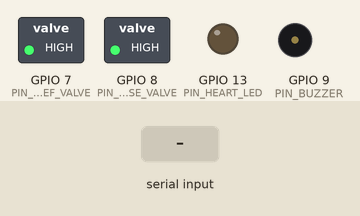
Simulated run of this sketch. Board: ESP32-S3. On the bench: switched loads named in the sketch (green lamp = pin HIGH), output pins drawn as LEDs (lit = HIGH), buzzer (waves = sounding). Dashed ring = blinking. Inputs (shaded band) come from the test bench. What the sketch prints to the serial monitor is not drawn.

Above: at 1.2 s.
1.3 s: "0\n" received over Serial
At 1.9 s:
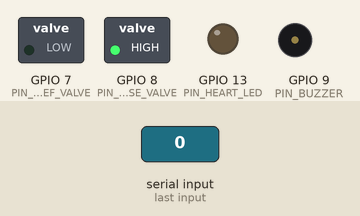
2.8 s: "90,45,200\n" received over Serial
At 3.53 s:
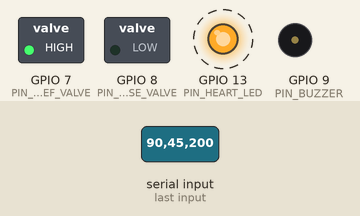
5.8 s: "BPM:0\n" received over Serial
At 6.1 s:
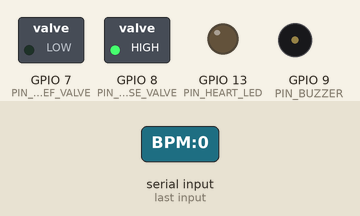
7.3 s: "30,150,10\n" received over Serial
At 8.4 s:
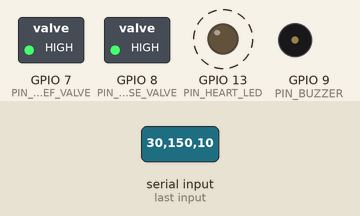
Timing chart, 0 to 11.1 s (numbered marks = the images above; inputs shaded):
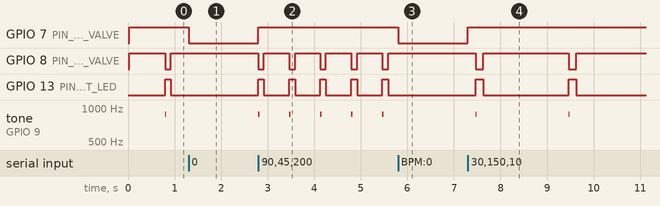

Measured:
- after the input at 1.3 s, GPIO 7 (PIN_RELIEF_VALVE): HIGH → LOW at once; GPIO 8 (PIN_PULSE_VALVE): stops changing and stays HIGH; GPIO 13 (PIN_HEART_LED): stops changing and stays LOW; tone on GPIO 9 (PIN_BUZZER): stops changing and stays silent
- after the input at 2.8 s, GPIO 7 (PIN_RELIEF_VALVE): LOW → HIGH at once; GPIO 8 (PIN_PULSE_VALVE): alternates HIGH for 0.55 s and LOW for 0.12 s, starting at once; GPIO 13 (PIN_HEART_LED): alternates HIGH for 0.12 s and LOW for 0.55 s, starting at once; tone on GPIO 9 (PIN_BUZZER): alternates 880 Hz for 0.03 s and silent for 0.64 s, starting at once
- after the input at 5.8 s, GPIO 7 (PIN_RELIEF_VALVE): HIGH → LOW at once; GPIO 8 (PIN_PULSE_VALVE): stops changing and stays HIGH; GPIO 13 (PIN_HEART_LED): stops changing and stays LOW; tone on GPIO 9 (PIN_BUZZER): stops changing and stays silent
- after the input at 7.3 s, GPIO 7 (PIN_RELIEF_VALVE): LOW → HIGH at once; GPIO 8 (PIN_PULSE_VALVE): alternates HIGH for 1.8 s and LOW for 0.16 s, starting after 0.16 s

The sketch:

vital_manikin_pulse_controller.ino
```cpp
/**
 * ======================================================================================
 * GD/H126 TIBBIY MANIKEN VA ICU VITAL MONITOR HAVO PULSATORI (WEB-SYNC)
 *
 * Vazifasi: Veb-saytdagi tugmalar bosilganda real vaqtda havo nasosi va rele orqali
 *           bo'yin va bilak shlanglarida tomir urishini (BPM) o'zgartirish.
 *
 * Aloqa: USB Serial (115200 bod) yoki ESP32 UART / Web Serial API
 * ======================================================================================
 */

// ==================== RELE MODULI POLARITETI ====================
// Ko'pchilik Arduino 2/4/8 kanalli ko'k rele modullari (Optopara bilan) Active-LOW bo'ladi!
// Agar sizning relengizda LOW berganda shiqillab yonsa -> RELAY_ACTIVE_LOW = true
// Agar HIGH berganda yonsa -> RELAY_ACTIVE_LOW = false
#define RELAY_ACTIVE_LOW    true

#if RELAY_ACTIVE_LOW
  #define RELAY_ON   LOW
  #define RELAY_OFF  HIGH
#else
  #define RELAY_ON   HIGH
  #define RELAY_OFF  LOW
#endif

// ==================== PINLARNI SOZLASH ====================
#define PIN_PULSE_VALVE   8   // Bo'yin/bilak tomir puls relesi (D8)
#define PIN_RELIEF_VALVE  7   // Ortiqcha bosimni chiqarish / havoni boshqarish solinoid klapani (D7)
#define PIN_HEART_LED     13  // Bortdagi puls LED indikatori (D13)
#define PIN_BUZZER        9   // Monitor beeper tovushi (D9 - Ixtiyoriy)

// ==================== PULS VA BOSIM MOTORIKASI ====================
int targetBPM = 75;                // Veb-saytdan kelgan BPM (0 = Asistoliya/Puls to'xtagan)
int pulseDurationMs = 120;         // Tomirning shishib turish vaqti (ms)
bool isPulseActive = false;        // Hozir D8 puls klapani ochiqmi?
unsigned long lastBeatTime = 0;    // Oxirgi puls vaqti
unsigned long pulseStartTime = 0;  // Klapan ochilgan vaqt
unsigned long nextIntervalMs = 800;// Keyingi zarbagacha bo'lgan vaqt

String inputBuffer = "";           // Veb-saytdan kelayotgan buyruq buferi

// ==================== SETUP ====================
void setup() {
  Serial.begin(115200);
  Serial.println(F("\n========================================================"));
  Serial.println(F("GD/H126 VITAL MONITOR: D7 BOSIM SOLINOIDI & D8 PULS RELESI"));
  Serial.println(F("Kompressor: Doimiy ishlaydi"));
  Serial.println(F("D7: Bosimni chiqarish klapani | D8: Tomir puls klapani"));
  Serial.println(F("Buyruqlar: 0, BPM:75, BPM:135, PUMP:OFF, PUMP:ON, D7:ON, D7:OFF"));
  Serial.println(F("========================================================"));

  pinMode(PIN_PULSE_VALVE, OUTPUT);
  pinMode(PIN_RELIEF_VALVE, OUTPUT);
  pinMode(PIN_HEART_LED, OUTPUT);
  pinMode(PIN_BUZZER, OUTPUT);

  // Boshlang'ich xavfsiz holat:
  digitalWrite(PIN_PULSE_VALVE, RELAY_OFF);
  digitalWrite(PIN_RELIEF_VALVE, RELAY_OFF);
  digitalWrite(PIN_HEART_LED, LOW);
  digitalWrite(PIN_BUZZER, LOW);

  setTargetBPM(75, "Normal Sinus Ritmi (Boshlang'ich)");
}

// ==================== ASOSIY SIKL (LOOP) ====================
void loop() {
  unsigned long currentMillis = millis();

  // 1. Veb-saytdan USB / Serial orqali buyruqlarni o'qish (0ms kechikish)
  readWebCommands();

  // 2. Solinoid klapan va rele pulsatsiyasini boshqarish
  handlePneumaticPulse(currentMillis);
}

// ==================== VEB-SAYTDAN BUYRUQLARNI QABUL QILISH ====================
void readWebCommands() {
  while (Serial.available() > 0) {
    char c = Serial.read();
    if (c == '\n' || c == '\r') {
      if (inputBuffer.length() > 0) {
        processWebCommand(inputBuffer);
        inputBuffer = "";
      }
    } else {
      inputBuffer += c;
    }
  }
}

void processWebCommand(String cmd) {
  cmd.trim();
  cmd.toUpperCase();

  // 1. Nol (0) qilish / To'liq to'xtatish (D8 klapan yopiladi, D7 bosimni chiqarish klapani OCHILADI)
  if (cmd == "0" || cmd == "BPM:0" || cmd == "STOP" || cmd == "OFF" ||
      cmd.indexOf("PUMP:OFF") >= 0 || cmd.indexOf("KOMPRESSOR:OFF") >= 0 ||
      cmd.indexOf("DYING") >= 0 || cmd.indexOf("ASYSTOLE") >= 0 || cmd == "5") {
    setTargetBPM(0, "Asistoliya: D8 puls to'xtatildi, D7 ortiqcha bosimni chiqarish ochildi (0 BPM)");
  }
  // 2. To'g'ridan-to'g'ri BPM berilganda (masalan "BPM:135" yoki "BPM:75")
  else if (cmd.startsWith("BPM:")) {
    int bpm = cmd.substring(4).toInt();
    setTargetBPM(bpm, "Veb: Aniq BPM");
  }
  // 3. Kompressor havo oqimini yoqish (PUMP:ON)
  else if (cmd.indexOf("PUMP:ON") >= 0 || cmd.indexOf("KOMPRESSOR:ON") >= 0 || cmd == "START" || cmd == "ON") {
    setTargetBPM(75, "Kompressor Havo oqimi yoqildi (75 BPM)");
  }
  // 4. D7 Solinoidini alohida qo'lda boshqarish
  else if (cmd == "D7:ON" || cmd == "RELIEF:ON") {
    digitalWrite(PIN_RELIEF_VALVE, RELAY_ON);
    Serial.println(F(">>> [D7 SOLINOID: OCHIQ (Bosim chiqmoqda)]"));
  }
  else if (cmd == "D7:OFF" || cmd == "RELIEF:OFF") {
    digitalWrite(PIN_RELIEF_VALVE, RELAY_OFF);
    Serial.println(F(">>> [D7 SOLINOID: YOPIQ (Bosim ushlab turilibdi)]"));
  }
  // 5. D8 Puls klapanini alohida qo'lda boshqarish
  else if (cmd == "D8:ON") {
    digitalWrite(PIN_PULSE_VALVE, RELAY_ON);
    Serial.println(F(">>> [D8 KLAPAN: DOIMIY OCHIQ]"));
  }
  else if (cmd == "D8:OFF") {
    digitalWrite(PIN_PULSE_VALVE, RELAY_OFF);
    Serial.println(F(">>> [D8 KLAPAN: YOPIQ]"));
  }
  // 6. Veb-saytdagi "🟢 Normal (Barqaror)"
  else if (cmd.indexOf("NORMAL") >= 0 || cmd == "1") {
    setTargetBPM(75, "Veb: Normal Sinus (75 BPM)");
  }
  // 7. Veb-saytdagi "⚡ Xuruj boshlanyapti!" (Taxikardiya)
  else if (cmd.indexOf("TACH") >= 0 || cmd.indexOf("ATTACK") >= 0 || cmd == "2") {
    setTargetBPM(135, "Veb: Taxikardiya (135 BPM)");
  }
  // 8. Veb-saytdagi "Bradikardiya"
  else if (cmd.indexOf("BRAD") >= 0 || cmd == "3") {
    setTargetBPM(42, "Veb: Bradikardiya (42 BPM)");
  }
  // 9. Defibrillyatsiya (Shok)
  else if (cmd.indexOf("SHOCK") >= 0) {
    handleDefibShock();
  }
  // 10. ROSC Jonlanish
  else if (cmd.indexOf("ROSC") >= 0 || cmd == "6") {
    handleROSCRevival();
  }
  // 11. Son bo'yicha
  else if (cmd.toInt() > 0) {
    setTargetBPM(cmd.toInt(), "Veb: Qiymat bo'yicha");
  }
}

// ==================== BPM VA INTERVALNI O'RNATISH ====================
void setTargetBPM(int bpm, String reason) {
  targetBPM = bpm;

  if (targetBPM <= 0) {
    // 0 BPM - Asistoliya (Yurak to'xtagan):
    targetBPM = 0;
    nextIntervalMs = 999999;
    isPulseActive = false;

    // D8 puls klapani yopiladi (tomirda puls yo'qoladi)
    digitalWrite(PIN_PULSE_VALVE, RELAY_OFF);

    // D7 klapani OCHILADI (kompressorning ortiqcha havo bosimi chiqariladi)
    digitalWrite(PIN_RELIEF_VALVE, RELAY_ON);

    digitalWrite(PIN_HEART_LED, LOW);
    noTone(PIN_BUZZER);
    Serial.println(F(">>> [NOL QILINDI]: D8 Puls yopildi, D7 Bosim chiqarish ochildi"));
  } else {
    // Normal / Tez / Sekin puls (Yurak uryapti):
    // D7 bosim chiqarish klapani yopiladi (havo tomirga yig'ilsin)
    digitalWrite(PIN_RELIEF_VALVE, RELAY_OFF);

    nextIntervalMs = 60000UL / targetBPM;

    // Tezlikka qarab zarba davomiyligi
    if (targetBPM >= 120) pulseDurationMs = 80;
    else if (targetBPM <= 50) pulseDurationMs = 160;
    else pulseDurationMs = 120;
  }

  Serial.print(F(">>> [WEB SYNC] "));
  Serial.print(reason);
  Serial.print(F(" -> BPM: "));
  Serial.print(targetBPM);
  Serial.print(F(" | Interval: "));
  Serial.print(nextIntervalMs);
  Serial.println(F(" ms"));
}

// ==================== PULS VA HAVO SIKLI (MILLIS MOTORIKA) ====================
void handlePneumaticPulse(unsigned long currentMillis) {
  if (targetBPM <= 0) {
    if (isPulseActive) {
      isPulseActive = false;
      digitalWrite(PIN_PULSE_VALVE, RELAY_OFF);
      digitalWrite(PIN_RELIEF_VALVE, RELAY_ON);
      digitalWrite(PIN_HEART_LED, LOW);
      noTone(PIN_BUZZER);
    }
    return;
  }

  // 1. Yangi zarba vaqti keldimi? (D8 rele ochiladi -> Bo'yin/bilak tomiriga havo uriladi)
  if (!isPulseActive && (currentMillis - lastBeatTime >= nextIntervalMs)) {
    isPulseActive = true;
    pulseStartTime = currentMillis;
    lastBeatTime = currentMillis;

    digitalWrite(PIN_PULSE_VALVE, RELAY_ON); // D8 klapan ochildi
    digitalWrite(PIN_HEART_LED, HIGH);       // LED yondi
    tone(PIN_BUZZER, 880, 25);               // Bleep tovushi
  }

  // 2. Tomir shishib turish vaqti (80-160ms) tugadimi? (D8 rele yopiladi -> Havo bo'shashadi)
  if (isPulseActive && (currentMillis - pulseStartTime >= (unsigned long)pulseDurationMs)) {
    isPulseActive = false;
    digitalWrite(PIN_PULSE_VALVE, RELAY_OFF); // D8 klapan yopildi
    digitalWrite(PIN_HEART_LED, LOW);
    noTone(PIN_BUZZER);
  }
}

// ==================== SHOK VA JONLANISH EFFEKTLARI ====================
void handleDefibShock() {
  Serial.println(F("⚡⚡⚡ [DEFIBRILLYATOR SHOK BERILDI!] ⚡⚡⚡"));
  digitalWrite(PIN_PULSE_VALVE, RELAY_ON);
  tone(PIN_BUZZER, 2000, 200);
  delay(200);
  digitalWrite(PIN_PULSE_VALVE, RELAY_OFF);
  noTone(PIN_BUZZER);
  setTargetBPM(75, "Shokdan so'ng Sinus Tiklandi");
}

void handleROSCRevival() {
  Serial.println(F("✨✨✨ [ROSC: BEMOR HU'SHIGA KELDI - PULS TIKLANDI!] ✨✨✨"));
  for (int i = 0; i < 2; i++) {
    tone(PIN_BUZZER, 1046, 70); delay(90);
    tone(PIN_BUZZER, 1318, 70); delay(90);
    tone(PIN_BUZZER, 1568, 100); delay(120);
  }
  setTargetBPM(75, "CPR ROSC Jonlanish");
}
```
